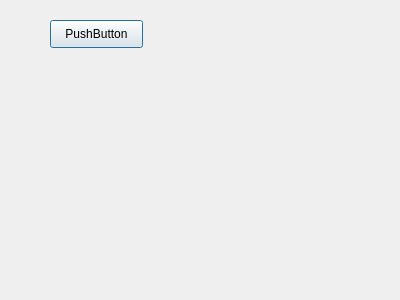
<?xml version="1.0" encoding="UTF-8"?>
<ui version="4.0">
 <class>QRcode</class>
 <widget class="QDialog" name="QRcode">
  <property name="geometry">
   <rect>
    <x>0</x>
    <y>0</y>
    <width>400</width>
    <height>300</height>
   </rect>
  </property>
  <property name="windowTitle">
   <string>Dialog</string>
  </property>
  <widget class="QPushButton" name="pushButton">
   <property name="geometry">
    <rect>
     <x>50</x>
     <y>20</y>
     <width>93</width>
     <height>28</height>
    </rect>
   </property>
   <property name="text">
    <string>PushButton</string>
   </property>
  </widget>
  <widget class="QLabel" name="label">
   <property name="geometry">
    <rect>
     <x>170</x>
     <y>100</y>
     <width>181</width>
     <height>171</height>
    </rect>
   </property>
   <property name="text">
    <string/>
   </property>
  </widget>
 </widget>
 <resources/>
 <connections/>
</ui>
